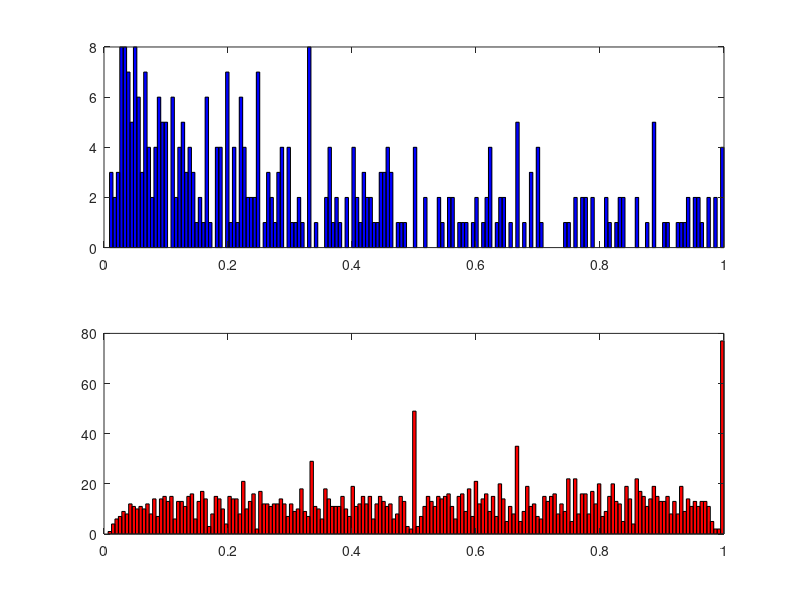

The MATLAB script that drew this image:
clear all
close all
%%%
raw_data = importdata('rawdata.mat');
%%% Data clean-up
% keep sentences with 3 < word-length < 50
ind_wl = find(raw_data(:,5) > 3 & raw_data(:,5) <= 50);
raw_data = raw_data(ind_wl,:);

% exclude sentences that are tagged as quote
ind_q = find(raw_data(:,6)==0);
raw_data = raw_data(ind_q,:);
clear ind_wl ind_q

% initiate feataure vectors; X
temp1 = raw_data(:,1)./raw_data(:,2);
temp2 = raw_data(:,3)./raw_data(:,4);
X = [raw_data(:,1:2) temp1 raw_data(:,3:4) temp2 raw_data(:,[5 7:22])];
clear temp1 temp2

% %%% feature normalization; update X
% % feature scaling
% epsilon = 0.1;
% % X_min = min(X);
% X_min = [1 3 0.0066 1 1 0.0233 4 0 0 0 0 0 0 0 0 0 0 0 0 0 0 0 1];
% % X_max = max(X);
% X_max = [151 151 1 43 43 1 50 15 8 9 7 10 26 33 13 9 7 11 5 17 10 16 36];
% X = ((1 - 2*epsilon)*(X-repmat(X_min,length(X),1))./(repmat(X_max,length(X),1)-repmat(X_min,length(X),1))) + epsilon;
% clear epsilon

%%% create class vector; Y
Y = raw_data(:,24);
clear raw_data
%%
%%%
% create X and Y training data
X_train = X;
y_train = Y;
clear X Y X_max X_min
ind_t = find(y_train); % index of true class
ind_f = find(~y_train);% index of false class
%%
% visualize data
f1 = X_train(:,3);
f10 = X_train(:,10);
gscatter(f1,f10,y_train,'rb');
legend('False','True')
%% histogram overlap
hist(X_train(ind_f,1),200)
hold on
hist(X_train(ind_t,1),200)
h = findobj(gca,'type','patch');
set(h(1),'Facecolor',[0,0,1],'EdgeColor','k');
set(h(2),'Facecolor',[1,0,0],'EdgeColor','k');
%% histogram as subplots
i = 3;
subplot(2,1,1); hist(X_train(ind_t,i),180);
h = findobj(gca,'type','patch');
set(h,'Facecolor',[0,0,1],'EdgeColor','k');
subplot(2,1,2); hist(X_train(ind_f,i),180);
h = findobj(gca,'type','patch');
set(h,'Facecolor',[1,0,0],'EdgeColor','k');
